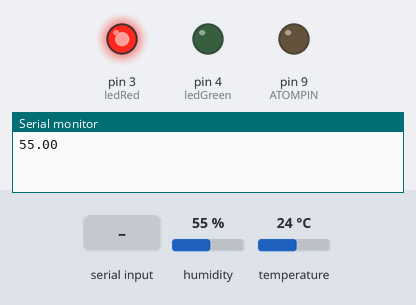
Bench run of a sketch on a simulated Arduino Uno, built with avr-gcc and run on an emulated ATmega328P. On the bench: output pins drawn as LEDs (lit = HIGH), the last lines printed to the serial monitor. The inputs (shaded band) are chosen by the test bench; at power-on: humidity 55 %, temperature 24 °C.

Above: at 1.2 s.
1.3 s: "ON" received over the second serial link
At 1.7 s:
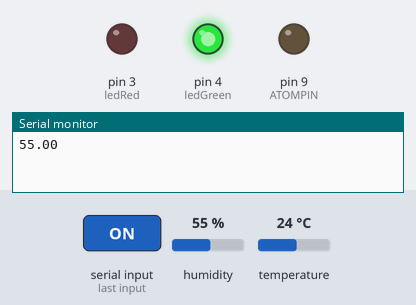
2.8 s: humidity set to 51 %
4.3 s: humidity set to 48 %
At 7.2 s:
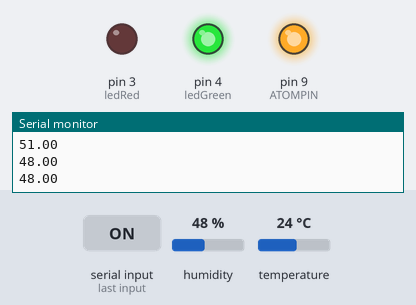
7.5 s: humidity set to 68 %
At 8.8 s:
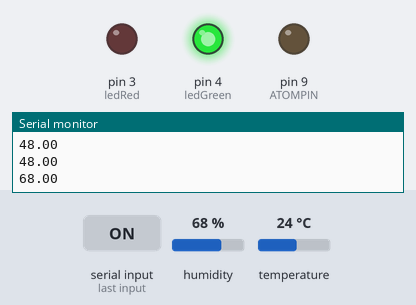
9.5 s: humidity set to 22 %
At 12.4 s:
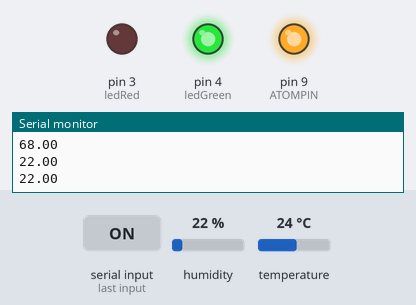
Timing chart, 0 to 13.5 s (numbered marks = the images above; inputs shaded):
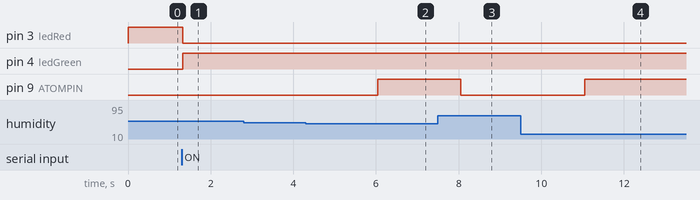

Measured:
- the behaviour switches between 50 and 49 % on humidity (found by bisection; images 1 and 2)
- after the input at 1.3 s, pin 3 (ledRed): HIGH → LOW at once; pin 4 (ledGreen): LOW → HIGH at once
- after the input at 4.3 s, pin 9 (ATOMPIN): LOW → HIGH after 1.7 s
- after the input at 7.5 s, pin 9 (ATOMPIN): HIGH → LOW after 0.55 s
- after the input at 9.5 s, pin 9 (ATOMPIN): LOW → HIGH after 1.5 s

The sketch:

KSMAP-Arduino.ino
```cpp
//knihovny
#include <SoftwareSerial.h>
#include "DHT.h"

#define DHTPIN 7 //pin pro DHT senzor
#define DHTTYPE DHT22 //typ cidla
#define ATOMPIN 9

String readString;
int statePower = 0;
int ledBlue = 2;
int ledRed = 3;
int ledGreen = 4;

//teplota + vlhkost
double temp;
double hum;
double real;
int limit = 50;

//promenne cas
unsigned long actual;
unsigned long last;
unsigned long timeHum;
boolean firstIteration = false;
boolean humSet = false;

SoftwareSerial BT = SoftwareSerial(10, 11);
DHT dht(DHTPIN, DHTTYPE);

void setup() {
  Serial.begin(9600);
  BT.begin(9600);
  dht.begin();

  pinMode(ATOMPIN, OUTPUT);

  pinMode(ledRed, OUTPUT);
  pinMode(ledGreen, OUTPUT);
}

void loop() {

  while (BT.available()) {
    delay(10);  //zpozdeni, aby se naplnil buffer

    char c = BT.read();  //cteni bytu ze serioveho bufferu
    if (c == ',') {
      break;
    }  //carka rozdeluje jednotlive prikazy
    readString += c;
  }

  //zpracovani signalu
  if (readString.length() > 0) {
    BT.println(readString); //kontrolni vypis do BT konzole

    if (readString.indexOf("ON") == 0) {
      statePower = 1;
    }
    if (readString.indexOf("OFF") == 0) {
      statePower = 0;
    }
    if (readString.indexOf("L") == 0) {
      String readString2 = readString;
      readString2 = readString2.substring(readString2.lastIndexOf("L") + 1);
      limit = readString2.toInt();
    }
    readString = ""; //vymazani pro novy vstup
  }

  //nastaveni casu
  actual = millis();

  //odeslani signalu do mobilni aplikace
  if (firstIteration || (actual - last > 1000)) {
    //teplota
    temp = dht.readTemperature();
    sendMessage("T", temp);

    //pocitova teplota
    real = dht.computeHeatIndex(temp, hum, false); //false - stupne celsia
    sendMessage("R", real);

    //vlhkost
    hum = dht.readHumidity();
    sendMessage("H", hum);

    //limit
    sendMessage("L", limit);

    firstIteration = false;
    last = actual;

    //debug
    Serial.println(hum);
  }

  //rozsveceni ledek

  if (statePower == 1) {
    digitalWrite(ledGreen, HIGH);
    digitalWrite(ledRed, LOW);
  } else {
    digitalWrite(ledGreen, LOW);
    digitalWrite(ledRed, HIGH);
  }

  //zvlhcovac
  if (statePower == 1) {
    if (hum < limit) {
      digitalWrite(ATOMPIN, HIGH);

    }
    else {
      digitalWrite(ATOMPIN, LOW);
    }
  }
  else {
    digitalWrite(ATOMPIN, LOW);
  }
}


void sendMessage(String symbol, double data) {
  String tmp = (String) symbol + data;
  BT.println(tmp);
}

void sendMessage(String symbol, int data) {
  String tmp = (String) symbol + data;
  BT.println(tmp);
}
```
